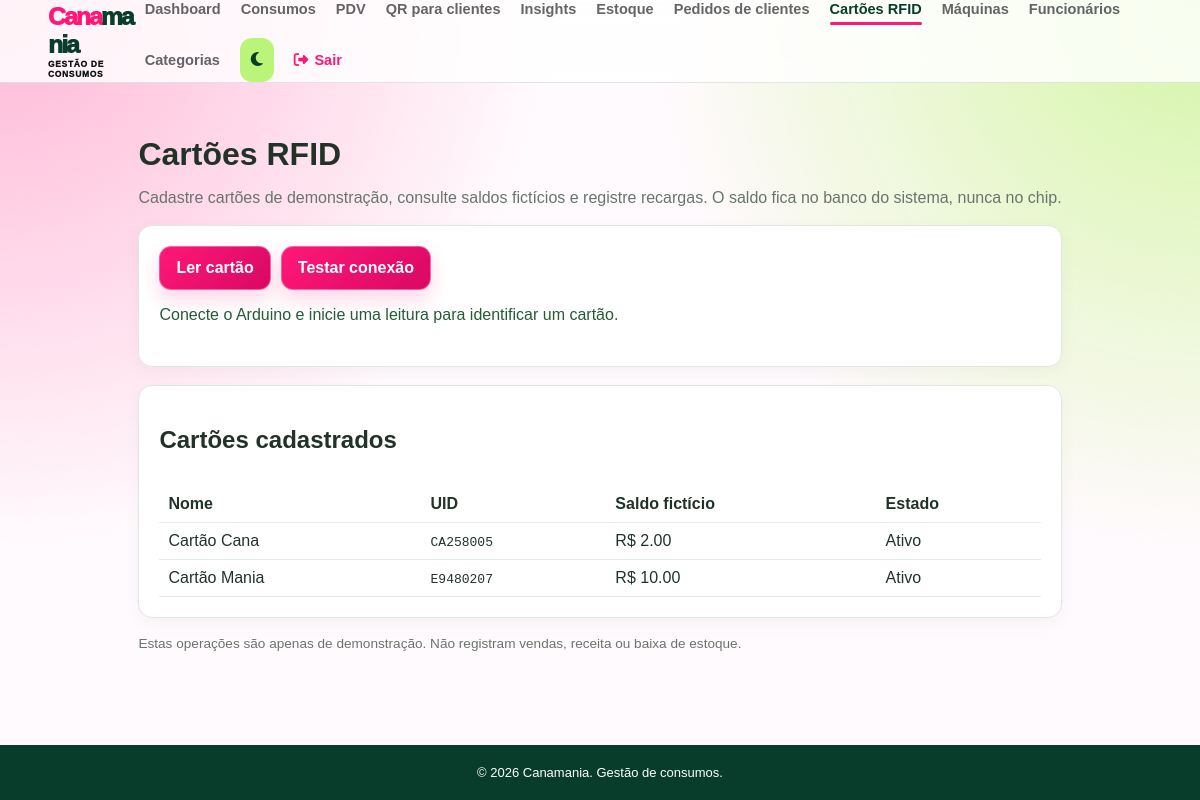
The app's page /admin/cartoes-rfid (signed in) with its own data.
### app/models/rfid.py (models this page shows)
class CartaoRFID(Base):
    __tablename__ = "cartoes_rfid"
    __table_args__ = (CheckConstraint("saldo_centavos >= 0", name="ck_cartao_rfid_saldo_nao_negativo"),)
    id = Column(Integer, primary_key=True)
    uid = Column(String(32), nullable=False, unique=True, index=True)
    nome = Column(String(100), nullable=False)
    saldo_centavos = Column(Integer, nullable=False, default=0)
    ativo = Column(Boolean, nullable=False, default=True)
    criado_em = Column(DateTime, nullable=False, server_default=func.now())
    atualizado_em = Column(DateTime, nullable=False, server_default=func.now(), onupdate=func.now())

### app/controllers/rfid_admin_controller.py (the view)
@router.get("/admin/cartoes-rfid")
def pagina_cartoes(request: Request, admin=Depends(get_admin), db: Session = Depends(get_db)):
    cartoes = db.query(CartaoRFID).order_by(CartaoRFID.nome).all()
    return templates.TemplateResponse(request, "rfid/cartoes.html", {"request": request, "usuario": admin, "cartoes": cartoes})

### app/templates/rfid/cartoes.html (shortened to what this page needs)
{% extends "base.html" %}
{% block content %}
<main class="rfid-page">
  <h1>Cartões RFID</h1>
  <p class="rfid-muted">Cadastre cartões de demonstração, consulte saldos fictícios e registre recargas. O saldo fica no banco do sistema, nunca no chip.</p>
  <section class="rfid-panel">
    <div class="rfid-actions"><button type="button" id="rfid-ler">Ler cartão</button><button type="button" id="rfid-cancelar" hidden>Cancelar leitura</button><button type="button" id="rfid-ping">Testar conexão</button></div>
    <p class="rfid-status" id="rfid-status" role="status" aria-live="polite">Conecte o Arduino e inicie uma leitura para identificar um cartão.</p>
  </section>
  <section class="rfid-panel">
    <h2>Cartões cadastrados</h2>
    {% if cartoes %}<div style="overflow-x:auto"><table class="rfid-table"><thead><tr><th>Nome</th><th>UID</th><th>Saldo fictício</th><th>Estado</th></tr></thead><tbody>
      {% for cartao in cartoes %}<tr><td>{{ cartao.nome }}</td><td><code>{{ cartao.uid }}</code></td><td>R$ {{ "%.2f"|format(cartao.saldo_centavos / 100) }}</td><td>{{ "Ativo" if cartao.ativo else "Inativo" }}</td></tr>{% endfor %}
    </tbody></table></div>{% else %}<p class="rfid-muted">Ainda não há cartões cadastrados.</p>{% endif %}
  </section>
  <p class="rfid-sim-note">Estas operações são apenas de demonstração. Não registram vendas, receita ou baixa de estoque.</p>
</main>
{% endblock %}

### app/static/css/base.css (style rules this page uses)
:root { --cana-pink:#ff1877;--cana-lime:#baf57a;--cana-green:#083d2c;--cana-ink:#111315;--cana-bg:#fffafd;--cana-surface:#fff }
* { box-sizing: border-box; }
body { min-height: 100vh; margin: 0; display: flex; flex-direction: column; font-family: Arial, sans-serif; background-color: var(--cana-bg); color: var(--cana-ink); transition: background .3s,color .3s; }
:is(button,.btn-create,.btn-novo-produto,.btn-primario,.btn-add-carrinho-pdv,.btn-salvar-venda-final,.btn-ver-ranking,.filiais-heading a) { border-radius:12px!important;transition:transform .2s ease,background .2s ease,box-shadow .2s ease,color .2s ease!important }
:is(button,.btn-create,.btn-novo-produto,.btn-primario,.btn-add-carrinho-pdv,.btn-salvar-venda-final):not(.theme-toggle) { background:linear-gradient(135deg,#ff1877,#d90864)!important;color:#fff!important;border:1px solid rgba(255,255,255,.34)!important;box-shadow:0 9px 19px rgba(255,24,119,.18) }
:is(button,.btn-create,.btn-novo-produto,.btn-primario,.btn-add-carrinho-pdv,.btn-salvar-venda-final):not(:disabled):hover { transform:translateY(-2px);background:linear-gradient(135deg,#c9085a,#083d2c)!important;box-shadow:0 13px 25px rgba(8,61,44,.2) }

### app/static/css/ui.css (style rules this page uses)
:root { --page-padding-block: 40px; --page-padding-inline: 60px; --control-height: 44px; --control-radius: 8px; --control-border: #cbd5e1; --focus-ring: rgba(9, 20, 92, .18); }
button, .btn-primary, .btn-secondary, .btn-create, .btn-novo-produto, .btn-nova-venda, .btn-finalizar-dia, .btn-submit, .btn-cancel, .btn-acao, .btn-edit, .btn-toggle, .btn-primario, .btn-secundario, .btn-add-carrinho-pdv, .btn-salvar-venda-final, .btn-voltar-historico { min-height: var(--control-height); border-radius: var(--control-radius); transition: background-color .2s ease, border-color .2s ease, box-shadow .2s ease, transform .2s ease; }

### app/static/css/responsive.css (style rules this page uses)
html { -webkit-text-size-adjust: 100%; }
button, input, select, textarea { font: inherit; }
html, body { max-width: 100%; }
main, section, article, aside, form, fieldset, header, footer, nav, .container, .page, .main-content, .main-content > *, .page-header > *, .form-container, .card, .panel, .surface, .dashboard, .produtos-container-main, .vendas-container-main, .clientes-container, .armarios-page { min-width: 0; }
input, select, textarea, button { max-width: 100%; }
pre, code, a, p, td, th, label, small { overflow-wrap: anywhere; }
*, *::before, *::after { box-sizing: border-box; }

### app/static/css/theme-accents.css (style rules this page uses)
body::before { content: ""; position: fixed; inset: 0; z-index: -1; pointer-events: none; background-image: radial-gradient(circle at 0 0, #ffb7d5 0, transparent 34rem), radial-gradient(circle at 100% 0, #d4f5a5 0, transparent 34rem); }

### app/templates/rfid/cartoes.html (style rules this page uses)
.rfid-page { max-width:1100px;margin:32px auto;padding:0 18px;color:#213329 }
.rfid-page h1 { margin-bottom:6px }
.rfid-muted { color:#68756c }
.rfid-panel { background:#fff;border:1px solid #dfe8e0;border-radius:14px;padding:20px;margin:18px 0;box-shadow:0 5px 18px #1d39200a }
.rfid-actions,.rfid-form { display:flex;flex-wrap:wrap;gap:10px;align-items:end }
.rfid-page button { border:0;border-radius:9px;background:#17633d;color:#fff;padding:11px 16px;font:inherit;font-weight:700;cursor:pointer }
.rfid-status { min-height:24px;color:#245c36 }
.rfid-table { width:100%;border-collapse:collapse;margin-top:12px }
.rfid-table th,.rfid-table td { text-align:left;padding:9px;border-bottom:1px solid #e5ece6 }
.rfid-sim-note { font-size:.85rem;color:#68756c }

### records on screen
CartaoRFID: nome "Cartão Cana", uid "CA258005", cartao.saldo_centavos/100 "2.00", ativo "Ativo"
CartaoRFID: nome "Cartão Mania", uid "E9480207", cartao.saldo_centavos/100 "10.00", ativo "Ativo"
